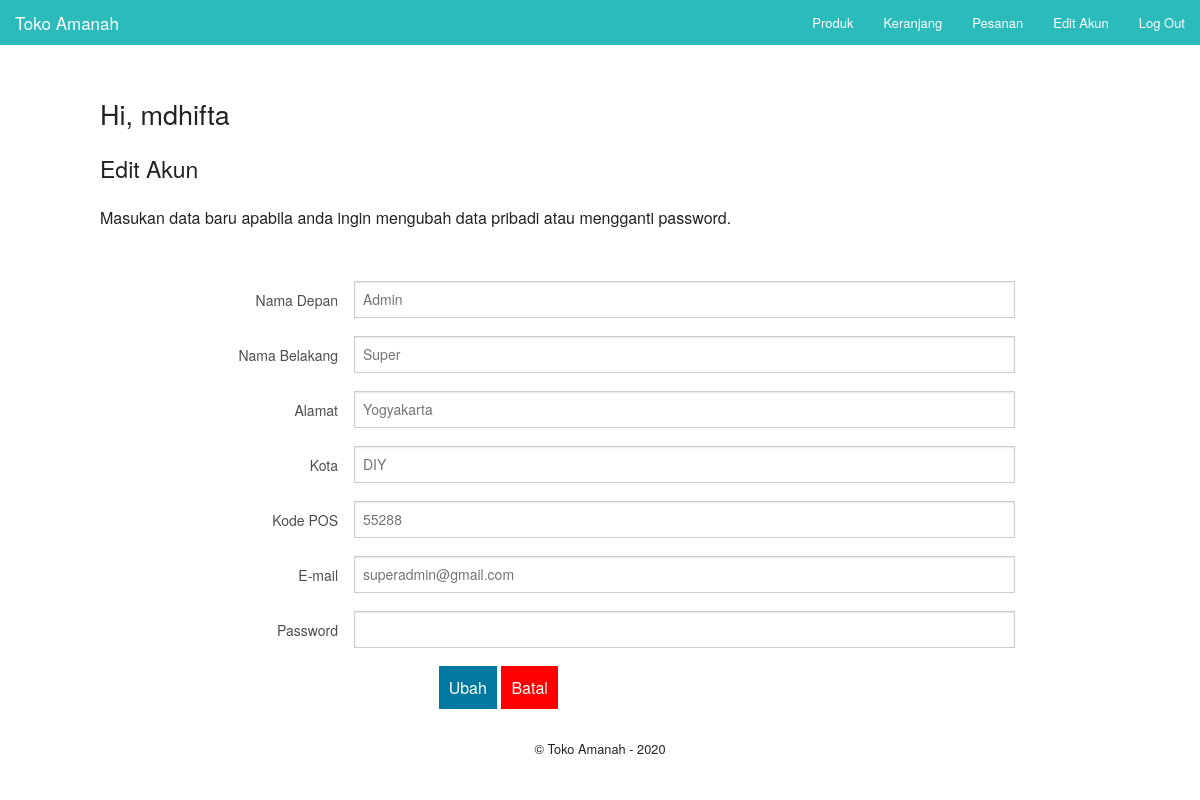
Page /account.php (signed in) on the committed database.
### tables this page shows
CREATE TABLE `users` (
  `id` int(11) NOT NULL,
  `fname` varchar(255) NOT NULL,
  `lname` varchar(255) NOT NULL,
  `address` varchar(255) NOT NULL,
  `city` varchar(100) NOT NULL,
  `pin` int(6) NOT NULL,
  `email` varchar(255) NOT NULL,
  `password` varchar(15) NOT NULL,
  `type` varchar(20) NOT NULL DEFAULT 'user'
);

### account.php (the view, shortened to what this page needs)
<?php
include 'backend/config.php';
?>
<!doctype html>
<html class="no-js" lang="en">
  <head>
    <link rel="stylesheet" href="css/foundation.css" />
  </head>
  <body>
    <nav class="top-bar" data-topbar role="navigation" style="background:#2CBBBB;">
      <ul class="title-area">
        <li class="name">
          <h1><a href="index.php">Toko Amanah</a></h1>
        </li>
      </ul>
      <section class="top-bar-section">
        <ul class="right">
          <li><a style="background:#2CBBBB;" href="products.php">Produk</a></li>
          <li><a style="background:#2CBBBB;" href="cart.php">Keranjang</a></li>
          <li><a style="background:#2CBBBB;" href="orders.php">Pesanan</a></li>
          <?php
          if(isset($_SESSION['username'])){
            echo '<li class="active"><a style="background:#2CBBBB;" href="account.php">Edit Akun</a></li>';
            echo '<li><a style="background:#2CBBBB;" href="logout.php">Log Out</a></li>';
          }
          else{
            echo '<li><a style="background:#2CBBBB;" href="login.php">Log In</a></li>';
            echo '<li><a style="background:#2CBBBB;" href="register.php">Register</a></li>';
          }
          ?>
        </ul>
      </section>
    </nav>
    <div class="row" style="margin-top:30px;">
      <div class="small-12">
        <p><?php echo '<h3>Hi, ' .$_SESSION['fname'] .'</h3>'; ?></p>
        <p><h4>Edit Akun</h4></p>
        <p>Masukan data baru apabila anda ingin mengubah data pribadi atau mengganti password.</p>
      </div>
    </div>
    <form method="POST" action="update.php" style="margin-top:30px;">
      <div class="row">
        <div class="small-12">
          <div class="row">
            <div class="small-3 columns">
              <label for="right-label" class="right inline">Nama Depan</label>
            </div>
            <div class="small-8 columns end">
              <?php
                $result = $mysqli->query('SELECT * FROM users WHERE id='.$_SESSION['id']);
                if($result) {
                  $obj = $result->fetch_object();
                  echo '<input type="text" id="right-label" placeholder="'. $obj->fname. '" name="fname">';
                  echo '</div>';
                    echo '</div>';
                  echo '<div class="row">';
                  echo '<div class="small-3 columns">';
                  echo '<label for="right-label" class="right inline">Nama Belakang</label>';
                  echo '</div>';
                  echo '<div class="small-8 columns end">';
                  echo '<input type="text" id="right-label" placeholder="'. $obj->lname. '" name="lname">';
                  echo '</div>';
                  echo '</div>';
                  echo '<div class="row">';
                  echo '<div class="small-3 columns">';
                  echo '<label for="right-label" class="right inline">Alamat</label>';
                  echo '</div>';
                  echo '<div class="small-8 columns end">';
                  echo '<input type="text" id="right-label" placeholder="'. $obj->address. '" name="address">';
                  echo '</div>';
                  echo '</div>';
                  echo '<div class="row">';
                  echo '<div class="small-3 columns">';
                  echo '<label for="right-label" class="right inline">Kota</label>';
                  echo '</div>';
                  echo '<div class="small-8 columns end">';
                  echo '<input type="text" id="right-label" placeholder="'. $obj->city. '" name="city">';
                  echo '</div>';
                  echo '</div>';
                  echo '<div class="row">';
                  echo '<div class="small-3 columns">';
                  echo '<label for="right-label" class="right inline">Kode POS</label>';
                  echo '</div>';
                  echo '<div class="small-8 columns end">';
                  echo '<input type="text" id="right-label" placeholder="'. $obj->pin. '" name="pin">';
                  echo '</div>';
                  echo '</div>';
                  echo '<div class="row">';
                  echo '<div class="small-3 columns">';
                  echo '<label for="right-label" class="right inline">E-mail</label>';
                  echo '</div>';
                  echo '<div class="small-8 columns end">';
                  echo '<input type="email" id="right-label" placeholder="'. $obj->email. '" name="email">';
                  echo '</div>';
                  echo '</div>';
              }
              echo '<div class="row">';
              echo '<div class="small-3 columns">';
              echo '<label for="right-label" class="right inline">Password</label>';
              echo '</div>';
              echo '<div class="small-8 columns end">';
              echo '<input type="password" id="right-label" name="pwd">';
              echo '</div>';
              echo '</div>';
          ?>
          <div class="row">
            <div class="small-8 columns">
              <input type="submit" id="right-label" value="Ubah" style="background: #0078A0; border: none; color: #fff; font-family: 'Helvetica Neue', sans-serif; font-size: 1em; padding: 10px;">
              <input type="reset" id="right-label" value="Batal" style="background: red; border: none; color: #fff; font-family: 'Helvetica Neue', sans-serif; font-size: 1em; padding: 10px;">
            </div>
          </div>
        </div>
      </div>
    </form>
    <div class="row" style="margin-top:30px;">
      <div class="small-12">
        <footer>
           <p style="text-align:center; font-size:0.8em;">&copy; Toko Amanah - 2020</p>
        </footer>
      </div>
    </div>
  </body>
</html>

### rows in the picture
users: fname "Admin", lname "Super", address "Yogyakarta", city "DIY", pin "55288", email "superadmin@gmail.com"

### other values in the picture
$_SESSION['fname'] "mdhifta"
